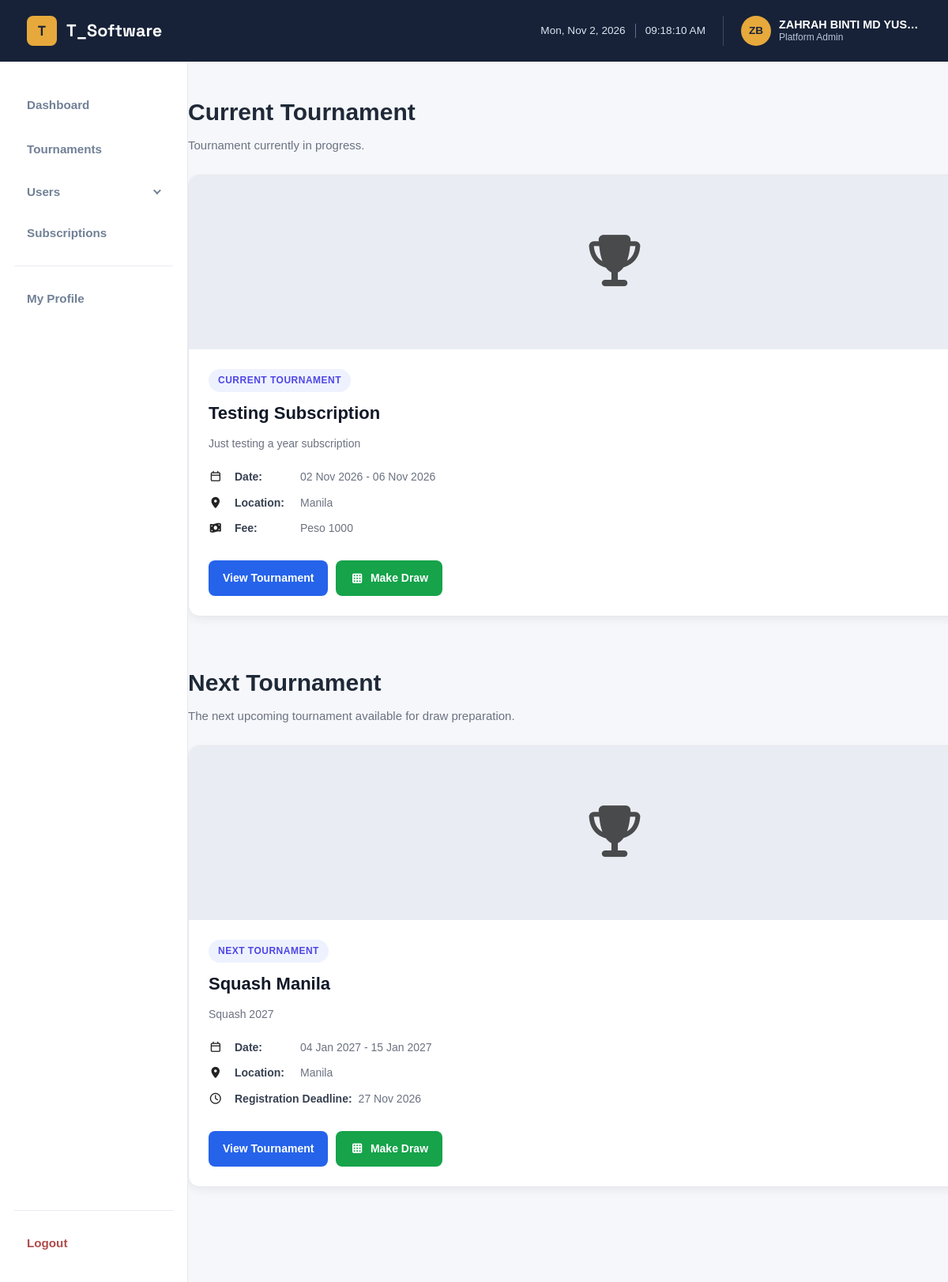
The app's page /admin/admin_draws.php (signed in) with its own data.
### tables this page shows
CREATE TABLE `tournament` (
  `tournamentID` int(11) NOT NULL,
  `tournament_startdate` datetime NOT NULL,
  `tournament_enddate` datetime NOT NULL,
  `tournament_name` varchar(255) NOT NULL,
  `tournament_description` mediumtext NOT NULL,
  `tournament_detail_link` varchar(255) NOT NULL,
  `tournament_location` varchar(255) NOT NULL,
  `tournament_country` varchar(100) DEFAULT NULL,
  `tournament_fee` varchar(255) NOT NULL,
  `tournament_deadline` datetime NOT NULL,
  `tournament_age_cutoff` date DEFAULT NULL,
  `tournament_type` varchar(50) NOT NULL,
  `tournament_tshirt_size` varchar(255) DEFAULT NULL,
  `tournament_picture` varchar(255) DEFAULT NULL,
  `registration_field` varchar(10000) NOT NULL,
  `creatorID` varchar(255) NOT NULL
);

### admin/admin_draws.php (the view, shortened to what the rows shown need)
<?php
require_once '../db.php';
require_once 'admin_auth.php';
$currentDate = date("Y-m-d H:i:s");
$currentSql = "
    SELECT
        tournamentID,
        tournament_startdate,
        tournament_enddate,
        tournament_name,
        tournament_description,
        tournament_detail_link,
        tournament_location,
        tournament_fee,
        tournament_deadline,
        tournament_type,
        tournament_picture
    FROM tournament
    WHERE tournament_startdate <= ?
      AND tournament_enddate >= ?
    ORDER BY tournament_startdate ASC
    LIMIT 1
";
$currentStmt = mysqli_prepare($conn, $currentSql);
mysqli_stmt_bind_param(
    $currentStmt,
    "ss",
    $currentDate,
    $currentDate
);
mysqli_stmt_execute($currentStmt);
$currentResult = mysqli_stmt_get_result($currentStmt);
$currentTournament = mysqli_fetch_assoc($currentResult);
$nextSql = "
    SELECT
        tournamentID,
        tournament_startdate,
        tournament_enddate,
        tournament_name,
        tournament_description,
        tournament_detail_link,
        tournament_location,
        tournament_fee,
        tournament_deadline,
        tournament_type,
        tournament_picture
    FROM tournament
    WHERE tournament_startdate > ?
    ORDER BY tournament_startdate ASC
    LIMIT 1
";
$nextStmt = mysqli_prepare($conn, $nextSql);
mysqli_stmt_bind_param(
    $nextStmt,
    "s",
    $currentDate
);
mysqli_stmt_execute($nextStmt);
$nextResult = mysqli_stmt_get_result($nextStmt);
$nextTournament = mysqli_fetch_assoc($nextResult);
?>
<!DOCTYPE html>
<html lang="en">
<head>
    <link rel="stylesheet" href="https://cdnjs.cloudflare.com/ajax/libs/font-awesome/7.0.1/css/all.min.css">
    <link href="./assets/style.css" rel="stylesheet" type="text/css">
    <link href="./assets/drawstyle.css" rel="stylesheet" type="text/css">
</head>
<body>
    <?php require_once 'admin_navbar.php'; ?>
    <main class="container">
        <section class="tournament-section">
            <div class="section-title">
                <h2>
                    Current Tournament
                </h2>
            </div>
            <?php if ($currentTournament): ?>
                <div class="tournament-grid">
                    <div class="tournament-card">
                        <div class="tournament-image">
                            <?php if (!empty($currentTournament['tournament_picture'])): ?>
                                <img
                                    src="../uploads/tournaments/<?= htmlspecialchars($currentTournament['tournament_picture']) ?>"
                                    alt="Tournament Picture"
                                >
                            <?php else: ?>
                                <div class="no-image">
                                    <i class="fa-solid fa-trophy"></i>
                                </div>
                            <?php endif; ?>
                        </div>
                        <div class="tournament-content">
                            <span class="tournament-type">
                                Current Tournament
                            </span>
                            <h2>
                                <?= htmlspecialchars($currentTournament['tournament_name']) ?>
                            </h2>
                            <p class="description">
                                <?= htmlspecialchars($currentTournament['tournament_description']) ?>
                            </p>
                            <div class="tournament-info">
                                <div class="info-row">
                                    <span class="info-icon">
                                        <i class="fa-regular fa-calendar"></i>
                                    </span>
                                    <span class="info-label">
                                        Date:
                                    </span>
                                    <span class="info-value">
                                        <?= date(
                                            "d M Y",
                                            strtotime($currentTournament['tournament_startdate'])
                                        ) ?>
                                        -
                                        <?= date(
                                            "d M Y",
                                            strtotime($currentTournament['tournament_enddate'])
                                        ) ?>
                                    </span>
                                </div>
                                <div class="info-row">
                                    <span class="info-icon">
                                        <i class="fa-solid fa-location-dot"></i>
                                    </span>
                                    <span class="info-label">
                                        Location:
                                    </span>
                                    <span class="info-value">
                                        <?= htmlspecialchars(
                                            $currentTournament['tournament_location']
                                        ) ?>
                                    </span>
                                </div>
                                <div class="info-row">
                                    <span class="info-icon">
                                        <i class="fa-solid fa-money-bill-wave"></i>
                                    </span>
                                    <span class="info-label">
                                        Fee:
                                    </span>
                                    <span class="info-value">
                                        <?= htmlspecialchars(
                                            $currentTournament['tournament_fee']
                                        ) ?>
                                    </span>
                                </div>
                            </div>
                            <div class="tournament-actions">
                                <a
                                    href="admin_view_tournaments.php?id=<?= $currentTournament['tournamentID'] ?>"
                                    class="view-btn"
                                >
                                    View Tournament
                                </a>
                                <a
                                    href="admin_draw.php?id=<?= $currentTournament['tournamentID'] ?>"
                                    class="view-btn"
                                >
                                    <i class="fa-solid fa-table-cells"></i>
                                    Make Draw
                                </a>
                            </div>
                        </div>
                    </div>
                </div>
            <?php else: ?>
                <p class="empty-message">
                    There is currently no tournament in progress.
                </p>
            <?php endif; ?>
        </section>
        <section class="tournament-section">
            <div class="section-title">
                <h2>
                    Next Tournament
                </h2>
            </div>
            <?php if ($nextTournament): ?>
                <div class="tournament-grid">
                    <div class="tournament-card">
                        <div class="tournament-image">
                            <?php if (!empty($nextTournament['tournament_picture'])): ?>
                                <img
                                    src="../uploads/tournaments/<?= htmlspecialchars($nextTournament['tournament_picture']) ?>"
                                    alt="Tournament Picture"
                                >
                            <?php else: ?>
                                <div class="no-image">
                                    <i class="fa-solid fa-trophy"></i>
                                </div>
                            <?php endif; ?>
                        </div>
                        <div class="tournament-content">
                            <span class="tournament-type">
                                Next Tournament
                            </span>
                            <h2>
                                <?= htmlspecialchars(
                                    $nextTournament['tournament_name']
                                ) ?>
                            </h2>
                            <p class="description">
                                <?= htmlspecialchars(
                                    $nextTournament['tournament_description']
                                ) ?>
                            </p>
                            <div class="tournament-info">
                                <div class="info-row">
                                    <span class="info-icon">
                                        <i class="fa-regular fa-calendar"></i>
                                    </span>
                                    <span class="info-label">
                                        Date:
                                    </span>
                                    <span class="info-value">
                                        <?= date(
                                            "d M Y",
                                            strtotime($nextTournament['tournament_startdate'])
                                        ) ?>
                                        -
                                        <?= date(
                                            "d M Y",
                                            strtotime($nextTournament['tournament_enddate'])
                                        ) ?>
                                    </span>
                                </div>
                                <div class="info-row">
                                    <span class="info-icon">
                                        <i class="fa-solid fa-location-dot"></i>
                                    </span>
                                    <span class="info-label">
                                        Location:
                                    </span>
                                    <span class="info-value">
                                        <?= htmlspecialchars(
                                            $nextTournament['tournament_location']
                                        ) ?>
                                    </span>
                                </div>
                                <div class="info-row">
                                    <span class="info-icon">
                                        <i class="fa-regular fa-clock"></i>
                                    </span>
                                    <span class="info-label">
                                        Registration Deadline:
                                    </span>
                                    <span class="info-value">
                                        <?= date(
                                            "d M Y",
                                            strtotime($nextTournament['tournament_deadline'])
                                        ) ?>
                                    </span>
                                </div>
                            </div>
                            <div class="tournament-actions">
                                <a
                                    href="admin_view_tournaments.php?id=<?= $nextTournament['tournamentID'] ?>"
                                    class="view-btn"
                                >
                                    View Tournament
                                </a>
                                <a
                                    href="admin_draw.php?id=<?= $nextTournament['tournamentID'] ?>"
                                    class="view-btn"
                                >
                                    <i class="fa-solid fa-table-cells"></i>
                                    Make Draw
                                </a>
                            </div>
                        </div>
                    </div>
                </div>
            <?php else: ?>
                <p class="empty-message">
                    There is no upcoming tournament.
                </p>
            <?php endif; ?>
        </section>
    </main>
</body>
</html>

### admin/admin_navbar.php (shortened to what the rows shown need)
<header class="site-header">
    <nav>
        <div class="nav-right">
            <?php
            $navName = $currentAdmin['admin_name'] ?? '';
            $navInitials = strtoupper(implode('', array_map(function ($word) {
                return substr($word, 0, 1);
            }, array_slice(preg_split('/\s+/', trim($navName)), 0, 2))));
            $navPhoto = null;
            ?>
            <a href="admin_my_profile.php" class="nav-user" title="My Profile">
                <span class="nav-avatar">
                    <?php if ($navPhoto): ?>
                        <img src="<?= htmlspecialchars($navPhoto) ?>" alt="">
                    <?php else: ?>
                        <?= htmlspecialchars($navInitials) ?>
                    <?php endif; ?>
                </span>
                <span class="nav-user-text">
                    <strong><?= htmlspecialchars($navName) ?></strong>
                    <small><?= isPlatformAdmin() ? 'Platform Admin' : 'Tournament Organizer' ?></small>
                </span>
            </a>
        </div>
    </nav>
</header>

### records on screen
tournament: tournament_name "Testing Subscription", tournament_description "Just testing a year subscription", tournament_startdate "02 Nov 2026", tournament_enddate "06 Nov 2026", tournament_location "Manila", tournament_fee "Peso 1000"
tournament: tournament_name "Squash Manila", tournament_description "Squash 2027", tournament_startdate "04 Jan 2027", tournament_enddate "15 Jan 2027", tournament_location "Manila", tournament_deadline "27 Nov 2026"

### other values on screen
$navInitials "ZB"
$navName "ZAHRAH BINTI MD YUS…"
